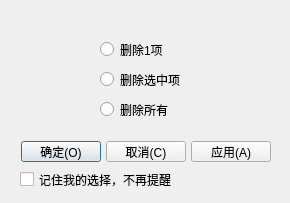
<?xml version="1.0" encoding="UTF-8"?>
<ui version="4.0">
 <class>del_setting_dialog</class>
 <widget class="QDialog" name="del_setting_dialog">
  <property name="geometry">
   <rect>
    <x>0</x>
    <y>0</y>
    <width>290</width>
    <height>203</height>
   </rect>
  </property>
  <property name="windowTitle">
   <string>Dialog</string>
  </property>
  <widget class="QRadioButton" name="del_only_line">
   <property name="geometry">
    <rect>
     <x>100</x>
     <y>40</y>
     <width>87</width>
     <height>19</height>
    </rect>
   </property>
   <property name="text">
    <string>删除1项</string>
   </property>
  </widget>
  <widget class="QRadioButton" name="del_selected_line">
   <property name="geometry">
    <rect>
     <x>100</x>
     <y>70</y>
     <width>87</width>
     <height>19</height>
    </rect>
   </property>
   <property name="text">
    <string>删除选中项</string>
   </property>
  </widget>
  <widget class="QRadioButton" name="del_Allline">
   <property name="geometry">
    <rect>
     <x>100</x>
     <y>100</y>
     <width>87</width>
     <height>19</height>
    </rect>
   </property>
   <property name="text">
    <string>删除所有</string>
   </property>
  </widget>
  <widget class="QCheckBox" name="remember_cheBox">
   <property name="geometry">
    <rect>
     <x>20</x>
     <y>170</y>
     <width>161</width>
     <height>19</height>
    </rect>
   </property>
   <property name="text">
    <string>记住我的选择，不再提醒</string>
   </property>
  </widget>
  <widget class="QPushButton" name="OkButton">
   <property name="geometry">
    <rect>
     <x>21</x>
     <y>141</y>
     <width>80</width>
     <height>21</height>
    </rect>
   </property>
   <property name="text">
    <string>确定(O)</string>
   </property>
  </widget>
  <widget class="QPushButton" name="CancelButton">
   <property name="geometry">
    <rect>
     <x>106</x>
     <y>141</y>
     <width>80</width>
     <height>21</height>
    </rect>
   </property>
   <property name="text">
    <string>取消(C)</string>
   </property>
  </widget>
  <widget class="QPushButton" name="ApplyButton">
   <property name="geometry">
    <rect>
     <x>191</x>
     <y>141</y>
     <width>80</width>
     <height>21</height>
    </rect>
   </property>
   <property name="text">
    <string>应用(A)</string>
   </property>
  </widget>
 </widget>
 <resources/>
 <connections/>
</ui>
